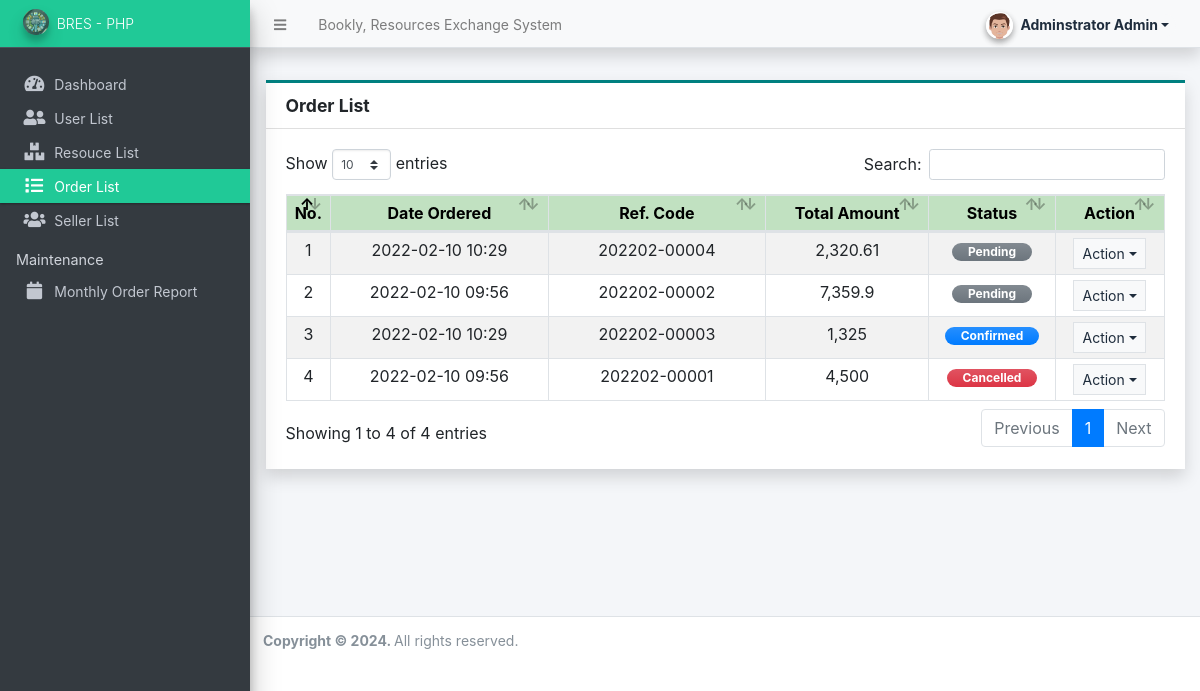
Before: /admin/?page=orders (signed in) with the older database file.
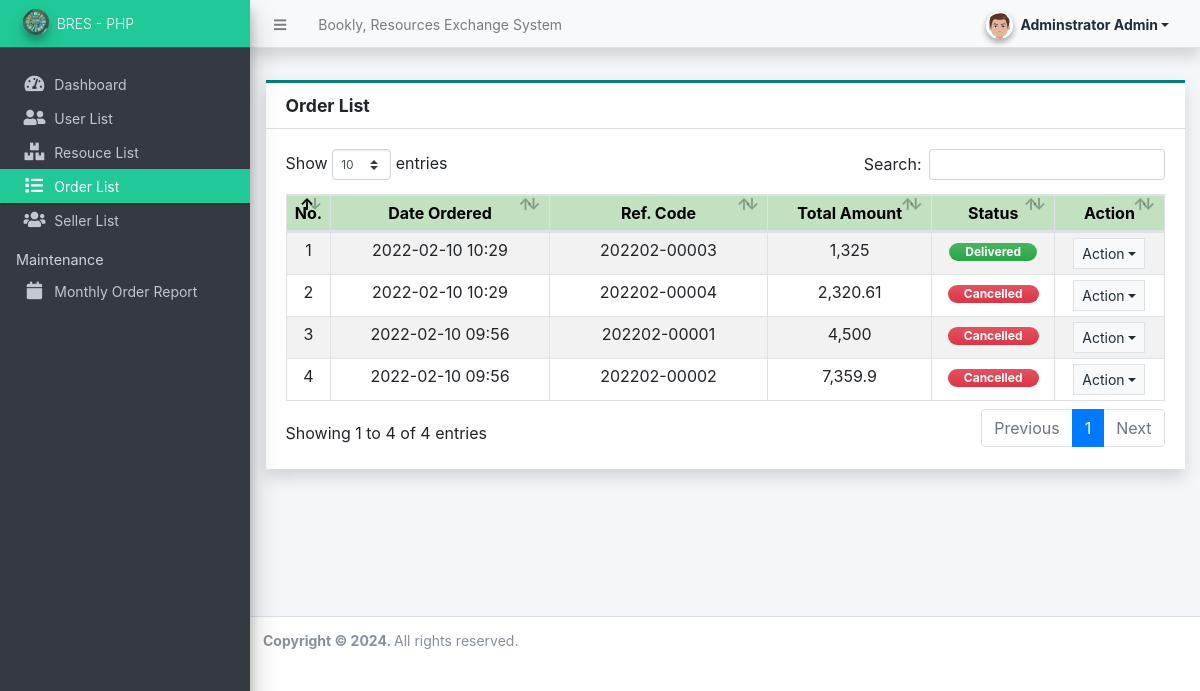
After: the same page with the newer database file.
### tables this page shows
CREATE TABLE `order` (
  `id` int(30) NOT NULL,
  `code` varchar(100) NOT NULL,
  `customer_id` int(30) NOT NULL,
  `seller_id` int(30) NOT NULL,
  `payment_id` int(30) NOT NULL,
  `shipment_id` int(30) NOT NULL,
  `total_amount` double NOT NULL DEFAULT 0,
  `delivery_address` text NOT NULL,
  `status` tinyint(1) NOT NULL DEFAULT 0,
  `date_created` datetime NOT NULL DEFAULT current_timestamp(),
  `date_updated` datetime DEFAULT NULL ON UPDATE current_timestamp()
);

### config.php (called while the page is built, shortened)
<?php
function format_num($number = 0, $max_decimal = ''){
    if(is_numeric($number)){
        $ex = explode('.',$number);
        $dec = isset($ex[1]) ? strlen($ex[1]) : 0;
        if(empty($max_decimal) || (is_numeric($max_decimal) && $max_decimal >= $dec)){
            return number_format($number,$dec);
        }else{
            if(is_numeric($max_decimal))
                return number_format($number,$max_decimal);
            else
                return "Invalid Maximum Decimal";
        }
    }else{
        return "Invalid Number";
    }
}
?>

### admin/orders/index.php (the view, shortened to what this page needs)
<div class="content py-3">
    <div class="card card-outline teal-top card-primary rounded-0 shadow">
        <div class="card-header">
            <h5 class="card-title"><b>Order List</b></h5>
        </div>
        <div class="card-body">
            <div class="w-100 overflow-auto">
                <table class="table table-bordered table-striped">
                    <colgroup>
                        <col width="3%">
                        <col width="20%">
                        <col width="20%">
                        <col width="15%">
                        <col width="10%">
                        <col width="10%">
                    </colgroup>
                    <thead style="background-color: #C1E1C1; color: black;">
                        <tr>
                            <th class="center">No.</th>
                            <th class="center">Date Ordered</th>
                            <th class="center">Ref. Code</th>
                            <th class="center">Total Amount</th>
                            <th class="center">Status</th>
                            <th class="center">Action</th>
                        </tr>
                    </thead>
                    <tbody>
                        <?php
                        $i = 1;
                        $orders = $conn->query("SELECT * FROM `order` ORDER BY `status` ASC, UNIX_TIMESTAMP(date_created) DESC");
                        while ($row = $orders->fetch_assoc()):
                        ?>
                        <tr>
                            <td><?= $i++; ?></td>
                            <td><?= date("Y-m-d H:i", strtotime($row['date_created'])); ?></td>
                            <td><?= $row['code']; ?></td>
                            <td><?= format_num($row['total_amount']); ?></td>
                            <td>
                                <?php
                                switch ($row['status']) {
                                    case 0:
                                        echo '<span class="badge badge-secondary bg-gradient-secondary px-3 rounded-pill">Pending</span>';
                                        break;
                                    case 1:
                                        echo '<span class="badge badge-primary bg-gradient-primary px-3 rounded-pill">Confirmed</span>';
                                        break;
                                    case 4:
                                        echo '<span class="badge badge-success bg-gradient-success px-3 rounded-pill">Delivered</span>';
                                        break;
                                    case 5:
                                        echo '<span class="badge badge-danger bg-gradient-danger px-3 rounded-pill">Cancelled</span>';
                                        break;
                                }
                                ?>
                            </td>
                            <td>
                                <button type="button" class="btn btn-flat border btn-light btn-sm dropdown-toggle dropdown-icon" data-toggle="dropdown">
                                    Action
                                </button>
                            </td>
                        </tr>
                        <?php endwhile; ?>
                    </tbody>
                </table>
            </div>
        </div>
    </div>
</div>

Changed rows visible on the page:
changed order (number 1 of 4 on the later page): status "Confirmed" → "Delivered"; moves up the list
changed order (number 2 of 4 on the later page): status "Pending" → "Cancelled"
shown differently, row unchanged: order (number 3 of 4 on the later page): moves up the list
changed order (number 4 of 4 on the later page): status "Pending" → "Cancelled"
